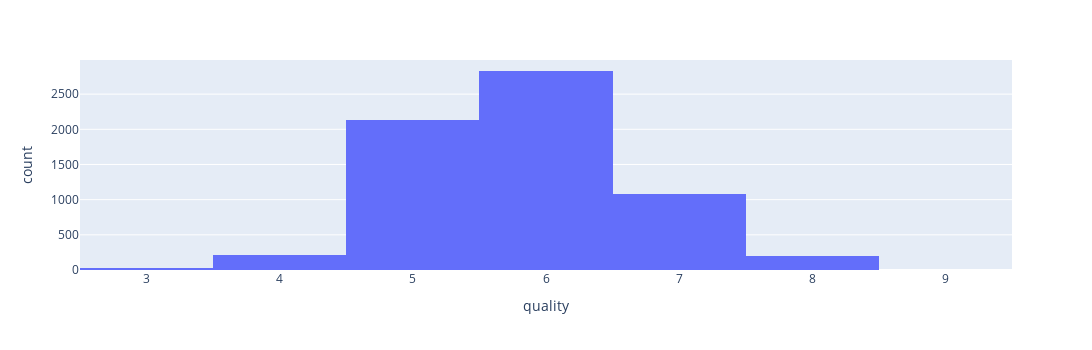

The notebook cell saved with this chart:
### Code cell
# 등급 데이터 histogram

import plotly.express as px

fig = px.histogram(wine, x='quality', width=1300, height=350)
fig.show()

### Figure 1 — Plotly figure (JSON) as saved in the notebook; plotly's stock layout.template omitted (floating-point values rounded to 4 significant figures; data arrays with more than 128 entries replaced by an {"elided": "..."} marker saying what was removed)
{"data": [{"alignmentgroup": "True", "bingroup": "x", "hovertemplate": "quality=%{x}<br>count=%{y}<extra></extra>", "legendgroup": "", "marker": {"color": "#636efa", "pattern": {"shape": ""}}, "name": "", "offsetgroup": "", "orientation": "v", "showlegend": false, "type": "histogram", "x": {"elided": "6497 int values"}, "xaxis": "x", "yaxis": "y"}], "layout": {"barmode": "relative", "height": 350, "legend": {"tracegroupgap": 0}, "margin": {"t": 60}, "width": 1300, "xaxis": {"anchor": "y", "domain": [0, 1], "title": {"text": "quality"}}, "yaxis": {"anchor": "x", "domain": [0, 1], "title": {"text": "count"}}}}
